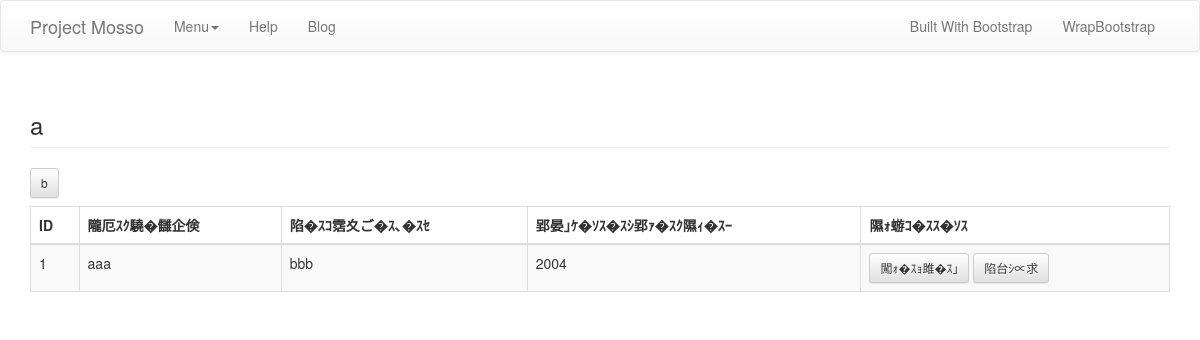
The page /cms/book/ on the database as committed earlier.
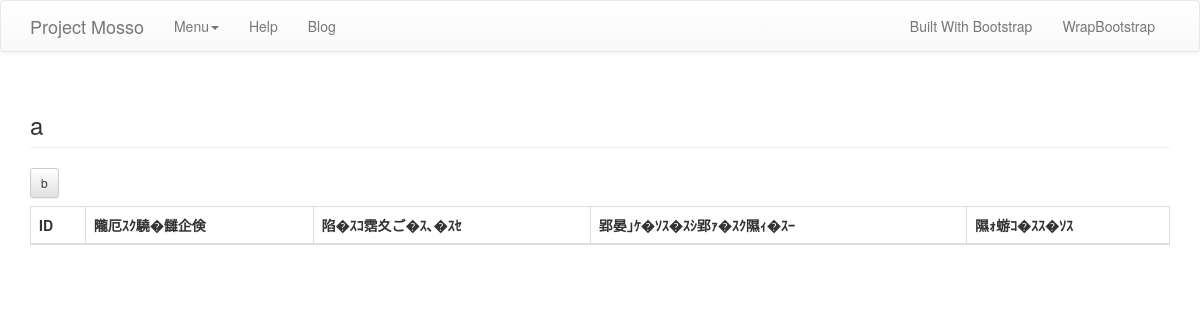
The same page on the database as committed later.
### cms/models.py (models this page shows, shortened)
class Book(models.Model):
    name = models.CharField(u'書籍名', max_length=255)
    publisher = models.CharField(u'出版社', max_length=255, blank=True)
    page = models.IntegerField(u'ページ数', blank=True, default=0)

### cms/views.py (the view)
def book_list(request):
    books = Book.objects.all().order_by('id')
    return render_to_response('cms/book_list.html',  # 使用するテンプレート
                              {'books': books},       # テンプレートに渡すデータ
                              context_instance=RequestContext(request))  # その他標準のコンテキスト

### Project_Mosso/template/cms/book_list.html (shortened to what this page needs)
{% extends "base.html" %}
{% block content %}
    <h3 class="page-header">a</h3>
    <a href="{% url 'cms:book_add' %}" class="btn btn-default btn-sm">b</a>
    <table class="table table-striped table-bordered">
      <thead>
        <tr>
          <th>ID</th>
          <th>隴厄ｽｸ驍�讎企倹</th>
          <th>陷�ｽｺ霑夊ご�ｽ､�ｽｾ</th>
          <th>郢晏｣ｹ�ｿｽ�ｽｼ郢ｧ�ｽｸ隰ｨ�ｽｰ</th>
          <th>隰ｫ蝣ｺ�ｽｽ�ｿｽ</th>
        </tr>
      </thead>
      <tbody>
        {% for book in books %}
        <tr>
          <td>{{ book.id }}</td>
          <td>{{ book.name }}</td>
          <td>{{ book.publisher }}</td>
          <td>{{ book.page }}</td>
          <td>
            <a href="{% url 'cms:book_mod' book_id=book.id %}" class="btn btn-default btn-sm">闖ｫ�ｽｮ雎�ｽ｣</a>
            <a href="{% url 'cms:book_del' book_id=book.id %}" class="btn btn-default btn-sm">陷台ｼ∝求</a>
          </td>
        </tr>
        {% endfor %}
      </tbody>
    </table>
{% endblock content %}

### Project_Mosso/template/base.html (shortened to what this page needs)
{% load staticfiles %}
<!DOCTYPE html>
<html lang="{{ LANGUAGE_CODE|default:"en-us" }}">
<head>
<link href="{% static 'css/bootstrap.min.css' %}" rel="stylesheet">
<link href="{% static 'css/bootstrap-theme.min.css' %}" rel="stylesheet">
</head>
<body>
	<div class="navbar navbar-default">
		<div class="container">
			<div class="navbar-header">
				<a href="/mosso/form" class="navbar-brand">Project Mosso</a>
			</div>
			<div class="navbar-collapse collapse" id="navbar-main">
				<ul class="nav navbar-nav">
					<li class="dropdown"><a class="dropdown-toggle"
						data-toggle="dropdown" href="#" id="themes">Menu<span
							class="caret"></span></a>
						</li>
					<li><a href="./help/">Help</a></li>
					<li><a href="http://news.bootswatch.com">Blog</a></li>
				</ul>
				<ul class="nav navbar-nav navbar-right">
					<li><a href="http://builtwithbootstrap.com/" target="_blank">Built
							With Bootstrap</a></li>
					<li><a href="https://wrapbootstrap.com/?ref=bsw"
						target="_blank">WrapBootstrap</a></li>
				</ul>
			</div>
		</div>
	</div>
	<div class="container">
			{% block content %}{%endblock %}
	</div>
</body>
</html>

### Project_Mosso/template/cms/book_list.html (style rules this page uses)
table { margin-top: 8px; }

Rows that differ between the two databases and show on the page:
removed Book: id "1", name "aaa", publisher "bbb", page "2004"
